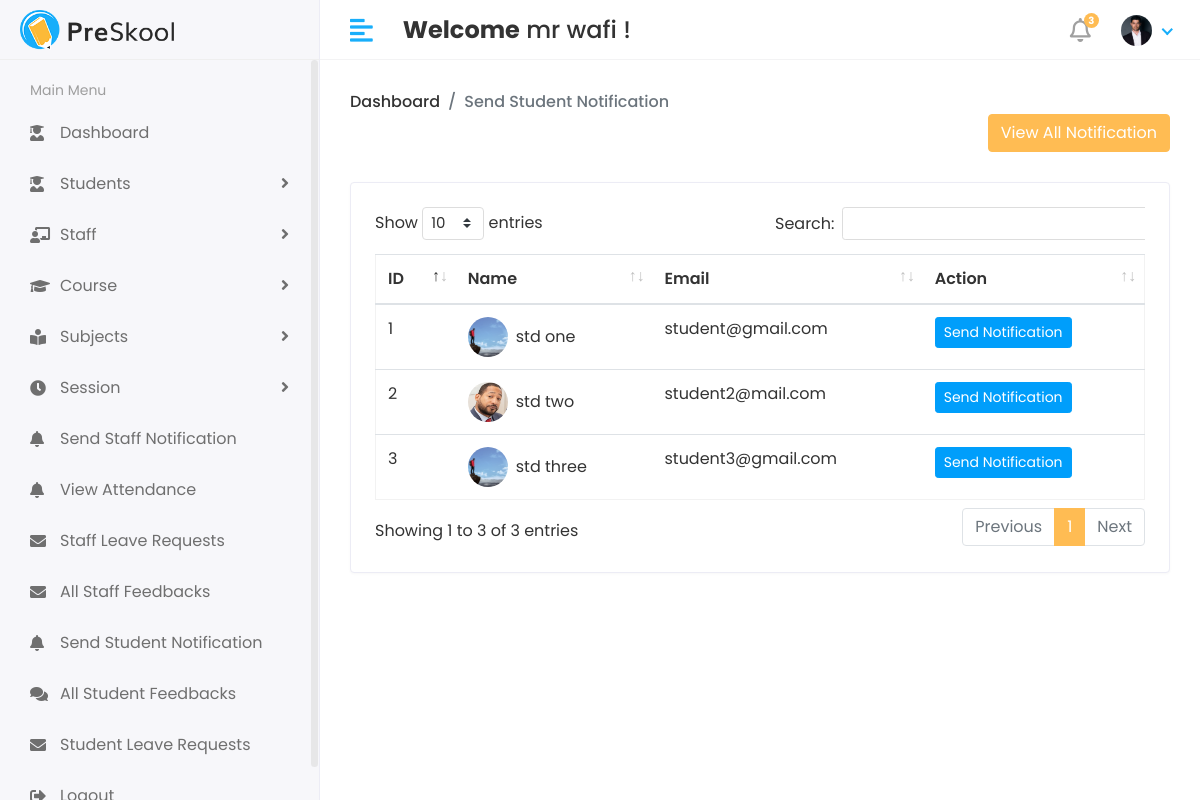
The app's page /Hod/Student/Send_Student_Notification (signed in) with its own data.
### app/models.py (models this page shows, shortened)
class CustomUser(AbstractUser):
    USER = (
        (1, 'HOD'),
        (2, 'STAFF'),
        (3, 'STUDENT'),
    )
    user_type = models.CharField(
        choices=USER, max_length=59, default=1)  # type: ignore
    profile_pic = models.ImageField(upload_to='media/profile_pic')

class Student(models.Model):
    admin = models.OneToOneField(CustomUser, on_delete=models.CASCADE)
    address = models.TextField()
    gender = models.CharField(max_length=180)
    course_id = models.ForeignKey(Course, on_delete=models.DO_NOTHING)
    session_year_id = models.ForeignKey(
        Session_Year, on_delete=models.DO_NOTHING)
    created_at = models.DateTimeField(auto_now_add=True)
    updated_at = models.DateTimeField(auto_now=True)

### app/Hod_Views.py (the view)
# urls.py: path('Hod/Student/Send_Student_Notification',
@login_required(login_url='/')
def Send_Student_Notification(request):
    student = Student.objects.all()
    Notification = Student_Notification.objects.all().order_by('-id')[0:5]
    context = {
        'student': student,
        'Notification': Notification
    }
    return render(request, 'Hod/student_notification.html', context)

### app/LoginCheckMiddleWare.py (called while the page is built, shortened)
    def process_view(self, request, view_func, view_args, view_kwargs):
        modulename = view_func.__module__
        user = request.user
        if user.is_authenticated:
            if user.user_type == "1":
                if modulename == "app.Hod_Views":
                    pass
                elif modulename == "app.views" or modulename == "django.views.static":
                    pass
                else:
                    return redirect("Hod_home")
            else:
                return redirect("login")
        else:
            if request.path == reverse("Login") or request.path == reverse("doLogin"):
                pass
            else:
                return redirect("Login")

### templates/Hod/student_notification.html (shortened to what this page needs)
{% extends 'base.html' %}
{% block content %}
{% load static %}
{% block head %}
<link rel="stylesheet" href="{% static 'assets/plugins/datatables/datatables.min.css' %}">
{% endblock head %}
<div class="page-header">
    <div class="row align-items-center">
        <div class="col">
            <ul class="breadcrumb">
                <li class="breadcrumb-item"><a href="{% url 'Hod_home' %}">Dashboard</a></li>
                <li class="breadcrumb-item active">Send Student Notification </li>
            </ul>
            <button type="button" class="btn btn-primary float-right" data-toggle="modal" data-target="#exampleModal">
                View All Notification
            </button>
        </div>
    </div>
</div>
<div class="row">
    <div class="col-sm-12">
        <div class="card">
            <div class="card-body">
                <div class="table-responsive">
                    <table id="table_id" class="table table-stripped">
                        <thead>
                            <tr>
                                <th>ID</th>
                                <th>Name</th>
                                <th>Email</th>
                                <th>Action</th>
                            </tr>
                        </thead>
                        <tbody>
                            {% for i in student %}
                            <tr>
                                <td>{{ i.id }}</td>
                                <td>
                                    <h2 class="table-avatar">
                                        <a href="#" class="avatar avatar-sm mr-2"><img class="avatar-img rounded-circle"
                                                src="/{{ i.admin.profile_pic }}" alt="User Image"></a>
                                        <a href="#">{{ i.admin.first_name }} {{i.admin.last_name }}</a>
                                    </h2>
                                </td>
                                <td>{{ i.admin.email }}</td>
                                <td>
                                    <button type="button" class="btn btn-info btn-sm" data-toggle="modal"
                                        data-target="#edit{{ i.id }}">Send Notification
                                    </button>
                                </td>
                            </tr>
                            {% endfor %}
                        </tbody>
                    </table>
                </div>
            </div>
        </div>
        {% endblock content %}

### templates/includes/header.html (shortened to what this page needs)
{% load static %}
<div class="header">
    <div class="header-left">
        <a href="index.html" class="logo">
            <img src=" {% static 'assets/img/logo.png' %}" alt="Logo">
        </a>
    </div>
    <a href="javascript:void(0);" id="toggle_btn">
        <i class="fas fa-align-left"></i>
    </a>
    <div class="top-nav-search mt-3">
        <h4><strong>Welcome</strong>&nbsp;<span>{{ user.first_name }} {{ user.last_name }}</span>&nbsp;!</h4>
    </div>
    <ul class="nav user-menu">
        <li class="nav-item dropdown noti-dropdown">
            <a href="#" class="dropdown-toggle nav-link" data-toggle="dropdown">
                <i class="far fa-bell"></i> <span class="badge badge-pill">3</span>
            </a>
        </li>
        <li class="nav-item dropdown has-arrow">
            <a href="#" class="dropdown-toggle nav-link" data-toggle="dropdown">
                {% if user.profile_pic == '' %}
                <span class="user-img"><img class="rounded-circle" src="{% static 'assets/img/noimage.png' %}"
                        width="31"></span>
                {% else %}
                <span class="user-img"><img class="rounded-circle" src="/{{ user.profile_pic }}" width="31"></span>
                {% endif %}
            </a>
        </li>
    </ul>
</div>

### static/assets/css/style.css (style rules this page uses)
html { height: 100%; }
body { background-color: #fff; color: #333; font-family: 'Poppins', sans-serif; font-size: 1rem; height: 100%; line-height: 1.5; overflow-x: hidden; }
h1, h2, h3, h4, h5, h6 { font-family: 'Poppins', sans-serif; margin-top: 0; }
a { color: #009ce7; }
input, button, a { transition: all 0.4s ease; -moz-transition: all 0.4s ease; -o-transition: all 0.4s ease; -ms-transition: all 0.4s ease; -webkit-transition: all 0.4s ease; }
input, input:focus, button, button:focus { outline: none; }
ul, ol { padding: 0px; list-style: none; }
.table { color: #333; max-width: 100%; margin-bottom: 0; width: 100%; }
.table.dataTable { border-collapse: collapse !important; border: 1px solid rgba(0, 0, 0, 0.05); }
table.table td h2 { display: inline-block; font-size: inherit; font-weight: 400; margin: 0; padding: 0; vertical-align: middle; }
table.table td h2.table-avatar { align-items: center; display: inline-flex; font-size: inherit; font-weight: 400; margin: 0; padding: 0; vertical-align: middle; white-space: nowrap; }
table.table td h2 a { color: #333; }
.table thead tr th { font-weight: 600; }
.table tbody tr { border-bottom: 1px solid rgba(0, 0, 0, 0.05); }
.btn-primary { background-color: #FFBC53; border: 1px solid #FFBC53; }
.btn-info { background-color: #009efb; border: 1px solid #009efb }
.card { border: 1px solid #ececf5; box-shadow: 0 1px 3px 0 rgba(0, 0, 0, 0.03); margin-bottom: 1.875rem; }
.card-body { padding: 1.5rem; }
.avatar { position: relative; display: inline-block; width: 3rem; height: 3rem }
.avatar > img { width: 100%; height: 100%; -o-object-fit: cover; object-fit: cover; }
.avatar-sm { width: 2.5rem; height: 2.5rem; }
.header { background-color: #fff; border-bottom: 1px solid #f3f3f4; left: 0; position: fixed; right: 0; top: 0; z-index: 1001; height: 60px; }
.header .header-left { float: left; height: 60px; padding: 0 20px; position: relative; width: 320px; z-index: 1; transition: all 0.2s ease-in-out; background-color: #f7f7fa; border-bottom: 1px solid #efefef; border-right: 1px solid #ececf5; display: flex; align-items: center; }
.header .header-left .logo { display: inline-block; line-height: 60px; }
.header .header-left .logo img { max-height: 40px; width: auto; }
.header .dropdown-toggle:after { display: none; }
.header .has-arrow .dropdown-toggle:after { border-top: 0; border-left: 0; border-bottom: 2px solid #18aefa; border-right: 2px solid #18aefa; content: ''; height: 8px; display: inline-block; pointer-events: none; -webkit-transform-origin: 66% 66%; -ms-transform-origin: 66% 66%; transform-origin: 66% 66%; -webkit-transform: rotate(45deg); -ms-transform: rotate(45deg); transform: rotate(45deg); -webkit-transition: all 0.15s ease-in-out; transition: all 0.15s ease-in-out; width: 8px; vertical-align: 0px; }
.user-menu { float: right; margin: 0; position: relative; z-index: 99; padding-right: 15px; }
.user-menu.nav > li > a { color: #a0a0a0; font-size: 14px; line-height: 58px; padding: 0 15px; height: 60px; }
.user-img { margin-right: 3px; position: relative; }
.top-nav-search { float: left; margin-left: 15px; }
.page-header { margin-bottom: 1.875rem; }
.page-header .breadcrumb { background-color: transparent; color: #6c757d; font-size: 1rem; font-weight: 500; margin-bottom: 0; padding: 0; }
.page-header .breadcrumb a { color: #333; }
.user-menu.nav > li > a .badge { background-color: #FFBC53; display: block; font-size: 10px; font-weight: bold; height: 15px; width: 15px; position: absolute; right: 7px; top: 13px; color: #fff; padding: 3px; }
.user-menu.nav > li > a > i { font-size: 1.5rem; line-height: 60px; }
@media (min-width: 992px) { #toggle_btn { align-items: center; color: #18aefa; display: inline-flex; float: left; font-size: 26px; height: 60px; justify-content: center; margin-left: 15px; padding: 0 15px; } }

### records on screen
CustomUser: first_name "mr", last_name "wafi", profile_pic (picture)
Student: id "1", admin.profile_pic (picture), admin.first_name "std", admin.last_name "one", admin.email "student@gmail.com"
Student: id "2", admin.profile_pic (picture), admin.first_name "std", admin.last_name "two", admin.email "student2@mail.com"
Student: id "3", admin.profile_pic (picture), admin.first_name "std", admin.last_name "three", admin.email "student3@gmail.com"
